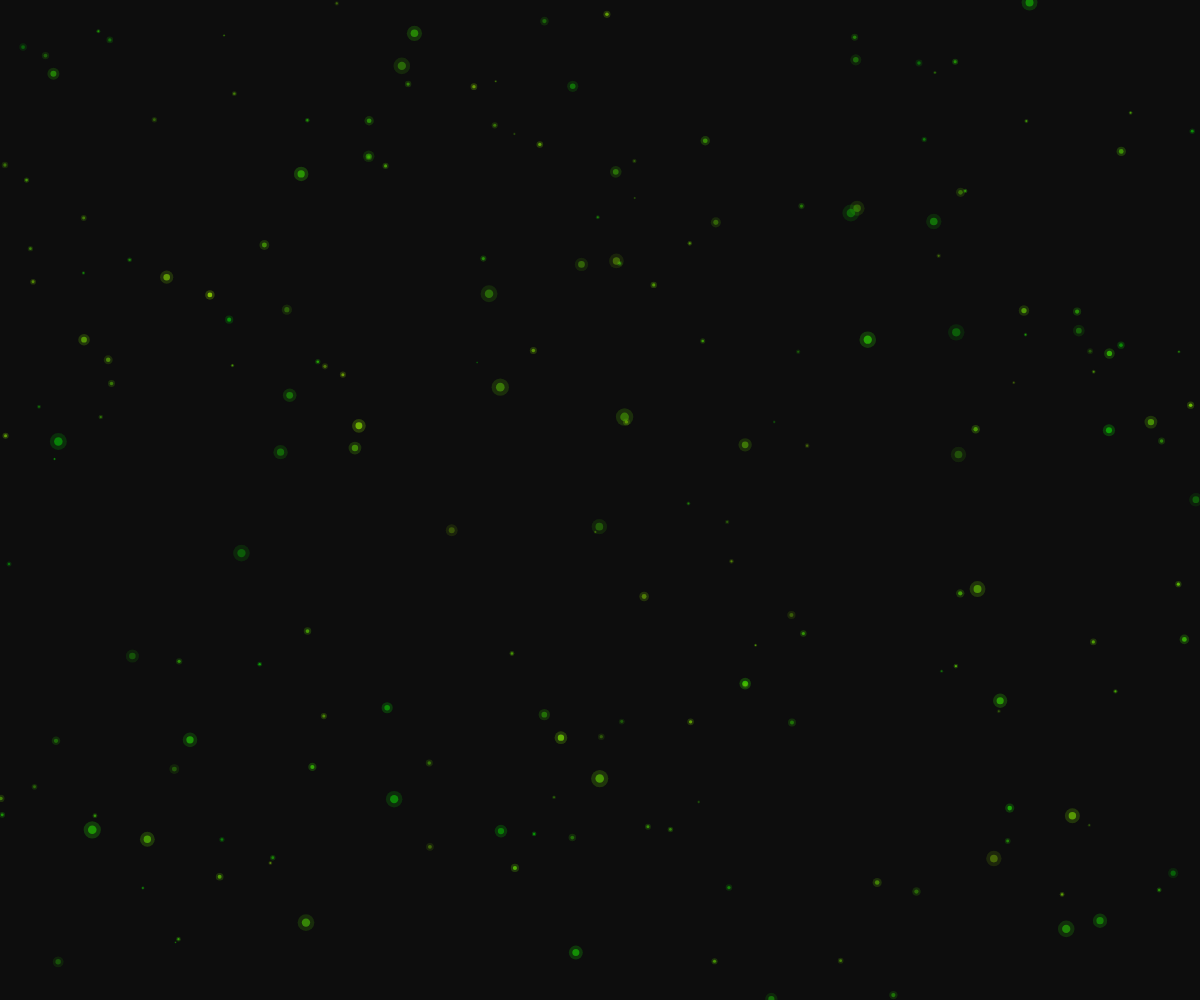
Frame 1 (no input)
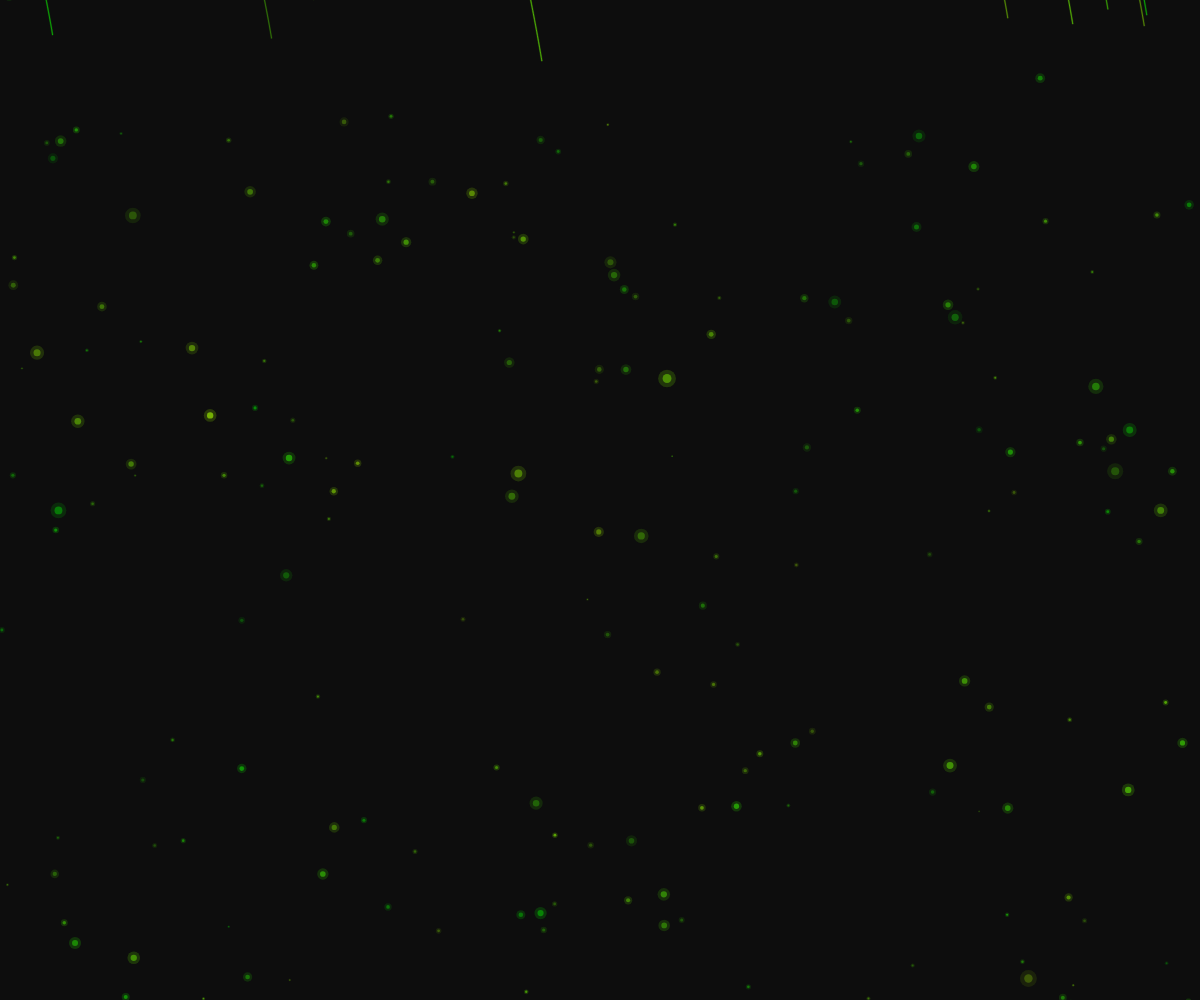
Frame 60 (no input)
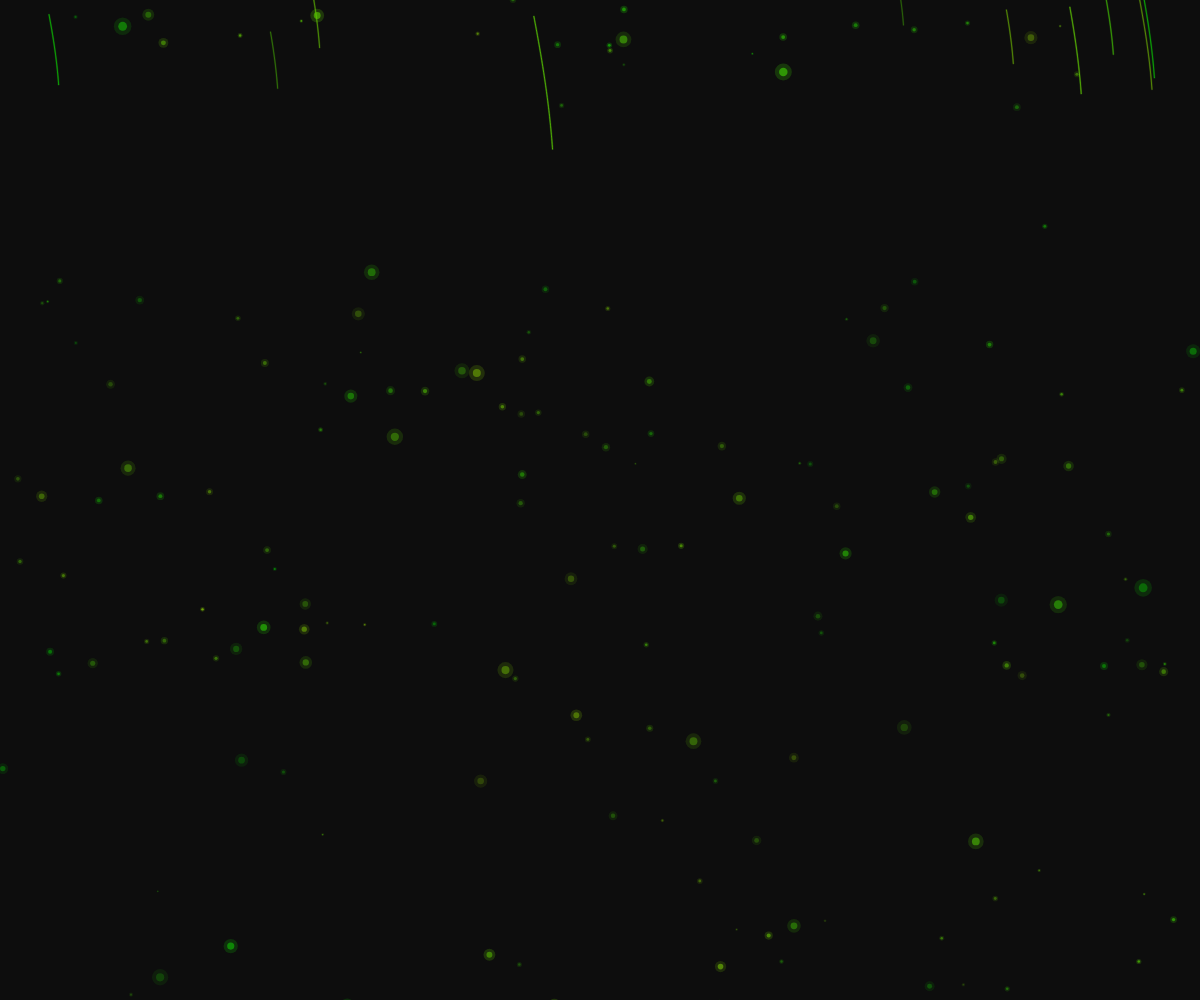
Frame 120 (the mouse pressed at the canvas centre since frame 60)

The p5.js sketch that drew these frames (run headless with seeded random() and noise() and a simulated clock; from frame 60 on, the mouse is pressed at the canvas centre):

// p5.js sketch
// ── sketch.js
let particles = [];
let streams = [];
let mouseInteraction = { x: 0, y: 0, radius: 0 };
let isMousePressed = false;
let backgroundGlow;

class Particle {
  constructor(x, y) {
    this.x = x;
    this.y = y;
    this.size = random(2, 6);
    this.speedX = random(-0.5, 0.5);
    this.speedY = random(0.5, 1.5);
    this.hue = random(80, 120); // emerald to cyan
    this.saturation = 100;
    this.brightness = random(70, 100);
    this.alpha = random(0.3, 0.7);
    this.pulse = random(TWO_PI);
    this.pulseSpeed = random(0.02, 0.05);
    this.life = 1;
    this.decay = random(0.001, 0.003);
  }

  update() {
    this.x += this.speedX;
    this.y += this.speedY;
    
    // Apply gravity
    this.speedY += 0.02;
    
    // Add some noise for organic movement
    this.x += sin(frameCount * 0.01 + this.pulse) * 0.1;
    
    // Pulsing effect
    this.pulse += this.pulseSpeed;
    
    // Decay life
    this.life -= this.decay;
    
    // Reset if off screen or dead
    if (this.y > height + 50 || this.life <= 0) {
      this.reset();
    }
  }

  reset() {
    this.x = random(width);
    this.y = -20;
    this.size = random(2, 6);
    this.speedX = random(-0.5, 0.5);
    this.speedY = random(0.5, 1.5);
    this.pulse = random(TWO_PI);
    this.life = 1;
  }

  display() {
    let pulseSize = sin(this.pulse) * 0.5 + 1;
    let size = this.size * pulseSize;
    
    noStroke();
    fill(this.hue, this.saturation, this.brightness, this.alpha * this.life);
    ellipse(this.x, this.y, size, size);
    
    // Add glow effect
    fill(this.hue, this.saturation, 100, this.alpha * 0.3 * this.life);
    ellipse(this.x, this.y, size * 2, size * 2);
  }
}

class Stream {
  constructor() {
    this.points = [];
    this.length = int(random(50, 100));
    this.x = random(width);
    this.y = random(-50, -10);
    this.hue = random(80, 120); // emerald to cyan
    this.alpha = random(0.3, 0.7);
    this.speed = random(0.5, 1.5);
    this.pulse = 0;
    
    for (let i = 0; i < this.length; i++) {
      this.points.push({x: this.x, y: this.y});
    }
  }

  update() {
    this.pulse += 0.05;
    
    // Move stream
    this.x += cos(frameCount * 0.01) * this.speed * 0.2;
    this.y += this.speed;
    
    // Update points
    for (let i = this.points.length - 1; i > 0; i--) {
      this.points[i].x = this.points[i-1].x;
      this.points[i].y = this.points[i-1].y;
    }
    
    this.points[0].x = this.x;
    this.points[0].y = this.y;
    
    // Reset if off screen or expired
    if (this.y > height + 50) {
      this.reset();
    }
  }

  reset() {
    this.points = [];
    this.length = int(random(50, 100));
    this.x = random(width);
    this.y = random(-50, -10);
    this.pulse = 0;
    
    for (let i = 0; i < this.length; i++) {
      this.points.push({x: this.x, y: this.y});
    }
  }

  display() {
    if (this.points.length < 2) return;
    
    noFill();
    stroke(this.hue, 100, 90, this.alpha);
    strokeWeight(1);
    beginShape();
    for (let p of this.points) {
      vertex(p.x, p.y);
    }
    endShape();
    
    // Add glow
    stroke(this.hue, 100, 100, this.alpha * 0.3);
    strokeWeight(2);
    beginShape();
    for (let i = 0; i < this.points.length; i++) {
      let p = this.points[i];
      vertex(p.x, p.y);
    }
    endShape();
  }
}

function setup() {
  createCanvas(windowWidth, windowHeight);
  colorMode(HSB, 360, 100, 100, 1);
  
  // Create particles
  for (let i = 0; i < 200; i++) {
    particles.push(new Particle(random(width), random(height)));
  }
  
  // Create data streams
  for (let i = 0; i < 10; i++) {
    streams.push(new Stream());
  }
}

function draw() {
  background(0, 0, 5);
  
  // Draw streams
  for (let stream of streams) {
    stream.update();
    stream.display();
  }
  
  // Draw particles
  for (let p of particles) {
    p.update();
    p.display();
  }
  
  // Add subtle pulsing effect to background
  let pulse = sin(frameCount * 0.02) * 0.1 + 0.9;
  fill(0, 0, 10, pulse * 0.05);
  noStroke();
  rect(0, 0, width, height);
  
  // Handle mouse interaction
  if (isMousePressed && mouseInteraction.radius < 100) {
    mouseInteraction.radius += 2;
  } else if (!isMousePressed && mouseInteraction.radius > 0) {
    mouseInteraction.radius -= 2;
  }
  
  // Apply interaction to nearby particles
  for (let p of particles) {
    let d = dist(p.x, p.y, mouseInteraction.x, mouseInteraction.y);
    if (d < mouseInteraction.radius) {
      let force = map(d, 0, mouseInteraction.radius, 2, 0);
      p.x += (p.x - mouseInteraction.x) * 0.01 * force;
      p.y += (p.y - mouseInteraction.y) * 0.01 * force;
    }
  }
}

function mousePressed() {
  isMousePressed = true;
  mouseInteraction.x = mouseX;
  mouseInteraction.y = mouseY;
  mouseInteraction.radius = 0;
}

function mouseReleased() {
  isMousePressed = false;
}

function windowResized() {
  resizeCanvas(windowWidth, windowHeight);
}
